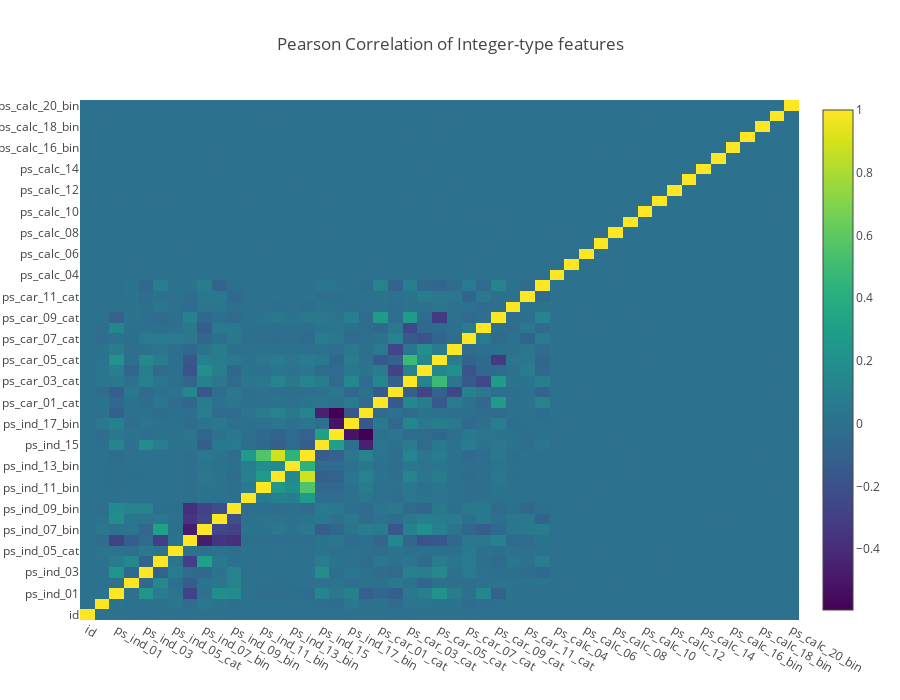

The notebook cell saved with this chart:
### Markdown cell above
From the correlation plot, we can see that the majority of the features display zero or no correlation to one another. This is quite an interesting observation that will warrant our further investigation later down. For now, the paired features that display a positive linear correlation are listed as follows:

**(ps_reg_01, ps_reg_03)**

**(ps_reg_02, ps_reg_03)**

**(ps_car_12, ps_car_13)**

** (ps_car_13, ps_car_15) **

** Correlation of integer features **

For the columns of interger datatype, I shall now switch to using the Plotly library to show how one can also generate a heatmap of correlation values interactively. Much like our earlier Plotly plot, we generate a heatmap object by simply invoking the "go.Heatmap". Here we have to provide values to three different axes, where x and y axes take in the column names while the correlation value is provided by the z-axis. The colorscale attribute takes in keywords that correspond to different color palettes that you will see in the heatmap where in this example, I have used the Greys colorscale (others include Portland and Viridis - try it for yourself).

### Code cell
data = [
    go.Heatmap(
        z= train_int.corr().values,
        x=train_int.columns.values,
        y=train_int.columns.values,
        colorscale='Viridis',
        reversescale = False,
        text = True ,
        opacity = 1.0 )
]

layout = go.Layout(
    title='Pearson Correlation of Integer-type features',
    xaxis = dict(ticks='', nticks=36),
    yaxis = dict(ticks='' ),
    width = 900, height = 700)

fig = go.Figure(data=data, layout=layout)
py.iplot(fig, filename='labelled-heatmap')

### Figure 1 — Plotly figure (JSON) as saved in the notebook; plotly's stock layout.template omitted (floating-point values rounded to 4 significant figures; data arrays with more than 128 entries replaced by an {"elided": "..."} marker saying what was removed)
{"data": [{"colorscale": "Viridis", "opacity": 1, "reversescale": false, "text": true, "type": "heatmap", "x": ["id", "target", "ps_ind_01", "ps_ind_02_cat", "ps_ind_03", "ps_ind_04_cat", "ps_ind_05_cat", "ps_ind_06_bin", "ps_ind_07_bin", "ps_ind_08_bin", "ps_ind_09_bin", "ps_ind_10_bin", "ps_ind_11_bin", "ps_ind_12_bin", "ps_ind_13_bin", "ps_ind_14", "ps_ind_15", "ps_ind_16_bin", "ps_ind_17_bin", "ps_ind_18_bin", "ps_car_01_cat", "ps_car_02_cat", "ps_car_03_cat", "ps_car_04_cat", "ps_car_05_cat", "ps_car_06_cat", "ps_car_07_cat", "ps_car_08_cat", "ps_car_09_cat", "ps_car_10_cat", "ps_car_11_cat", "ps_car_11", "ps_calc_04", "ps_calc_05", "ps_calc_06", "ps_calc_07", "ps_calc_08", "ps_calc_09", "ps_calc_10", "ps_calc_11", "ps_calc_12", "ps_calc_13", "ps_calc_14", "ps_calc_15_bin", "ps_calc_16_bin", "ps_calc_17_bin", "ps_calc_18_bin", "ps_calc_19_bin", "ps_calc_20_bin"], "y": ["id", "target", "ps_ind_01", "ps_ind_02_cat", "ps_ind_03", "ps_ind_04_cat", "ps_ind_05_cat", "ps_ind_06_bin", "ps_ind_07_bin", "ps_ind_08_bin", "ps_ind_09_bin", "ps_ind_10_bin", "ps_ind_11_bin", "ps_ind_12_bin", "ps_ind_13_bin", "ps_ind_14", "ps_ind_15", "ps_ind_16_bin", "ps_ind_17_bin", "ps_ind_18_bin", "ps_car_01_cat", "ps_car_02_cat", "ps_car_03_cat", "ps_car_04_cat", "ps_car_05_cat", "ps_car_06_cat", "ps_car_07_cat", "ps_car_08_cat", "ps_car_09_cat", "ps_car_10_cat", "ps_car_11_cat", "ps_car_11", "ps_calc_04", "ps_calc_05", "ps_calc_06", "ps_calc_07", "ps_calc_08", "ps_calc_09", "ps_calc_10", "ps_calc_11", "ps_calc_12", "ps_calc_13", "ps_calc_14", "ps_calc_15_bin", "ps_calc_16_bin", "ps_calc_17_bin", "ps_calc_18_bin", "ps_calc_19_bin", "ps_calc_20_bin"], "z": {"elided": "49x49 float values"}}], "layout": {"height": 700, "title": "Pearson Correlation of Integer-type features", "width": 900, "xaxis": {"nticks": 36, "ticks": ""}, "yaxis": {"ticks": ""}}}
